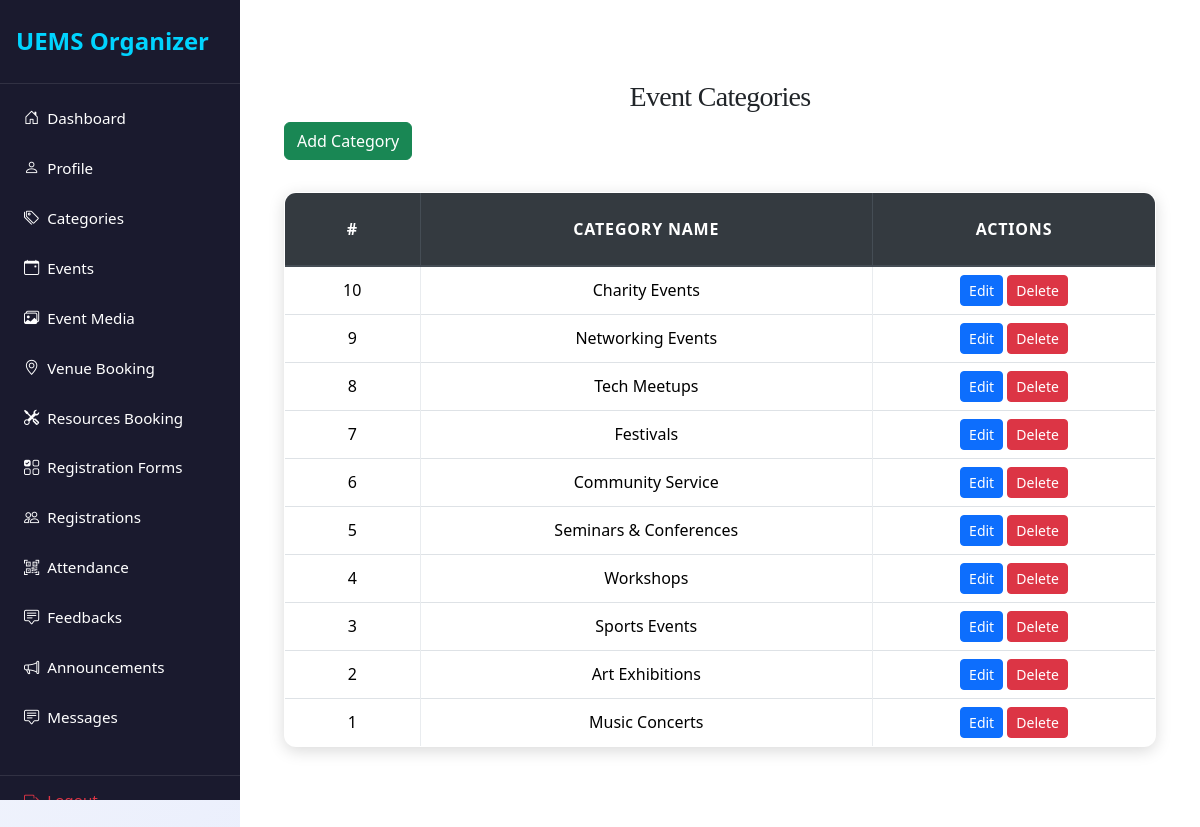
/organizer/categories.php (signed in), run on the app's committed database.
### tables this page shows
CREATE TABLE `event_categories` (
  `id` int(11) NOT NULL,
  `name` varchar(100) NOT NULL
);

### organizer/categories.php (the view, shortened to what this page needs)
<?php
include('../config.php');
$result = $conn->query("SELECT * FROM event_categories ORDER BY id DESC");
?>
<!DOCTYPE html>
<html lang="en">
<head>
    <link rel="stylesheet" href="https://maxcdn.bootstrapcdn.com/bootstrap/4.5.2/css/bootstrap.min.css">
    <link rel="stylesheet" href="../css/style.css">
</head>
<body>
<?php include('navbar.php'); ?>
    <div id="content">
<div class="container mt-5">
    <div class="">
        <h3>Event Categories</h3>
        <button class="btn btn-success" data-toggle="modal" data-target="#addModal">Add Category</button>
    </div>
    <table class="table table-bordered table-hover">
        <thead class="thead-dark">
            <tr>
                <th>#</th>
                <th>Category Name</th>
                <th>Actions</th>
            </tr>
        </thead>
        <tbody>
            <?php while($row = $result->fetch_assoc()): ?>
            <tr>
                <td><?= $row['id']; ?></td>
                <td><?= htmlspecialchars($row['name']); ?></td>
                <td>
                    <button class="btn btn-primary btn-sm"
                            data-toggle="modal"
                            data-target="#editModal"
                            data-id="<?= $row['id']; ?>"
                            data-name="<?= htmlspecialchars($row['name']); ?>">Edit</button>
                    <form method="POST" style="display:inline-block;" onsubmit="return confirm('Delete this category?');">
                        <button class="btn btn-danger btn-sm">Delete</button>
                    </form>
                </td>
            </tr>
            <?php endwhile; ?>
        </tbody>
    </table>
</div>
</body>
</html>

### css/style.css (style rules this page uses)
:root { --primary: #007bff; --secondary: #6c757d; --success: #28a745; --info: #17a2b8; --warning: #ffc107; --danger: #dc3545; --light: #f8f9fa; --dark: #2d3436; --accent: #ff6f61; --highlight: #6f42c1; --shadow: rgba(0, 0, 0, 0.15); --transition: all 0.3s ease-in-out; }
body { font-family: 'Inter', 'Segoe UI', Tahoma, Geneva, Verdana, sans-serif; background: linear-gradient(135deg, var(--light) 0%, #e0e7ff 100%); color: var(--dark); line-height: 1.8; margin: 0; padding: 0; min-height: 100vh; font-size: 16px; }
h1, h2, h3, h4 { text-align: center; margin: 2.5rem 0; font-family: 'Georgia', 'Times New Roman', serif; color: var(--dark); font-weight: 700; letter-spacing: -0.025em; }
h3 { font-size: 1.75rem; }
.container { max-width: 1200px; margin: 0 auto 3rem; padding: 0 1.5rem; }
.table { width: 100%; border-collapse: collapse; margin: 2rem 0; font-size: 1rem; background-color: #ffffff; border-radius: 12px; overflow: hidden; box-shadow: 0 4px 16px var(--shadow); transition: var(--transition); }
.table th, .table td { padding: 1.25rem; border: 1px solid #e9ecef; text-align: center; vertical-align: middle; }
.table thead th { background-color: rgb(0, 0, 0); color: white; font-weight: 600; text-transform: uppercase; letter-spacing: 0.05em; padding: 1.5rem; }
.table tbody tr { transition: var(--transition); }
.table tbody tr:nth-child(odd) { background-color: var(--light); }
.btn-primary { background-color: var(--primary); color: #fff; border: none; border-radius: 8px; padding: 0.75rem 1.5rem; font-size: 1rem; font-weight: 500; cursor: pointer; transition: var(--transition); display: inline-flex; align-items: center; justify-content: center; }

### organizer/navbar.php (style rules this page uses)
* { margin: 0; padding: 0; box-sizing: border-box; }
body { min-height: 100vh; display: flex; font-family: 'Segoe UI', Tahoma, Geneva, Verdana, sans-serif; background-color: #f5f5f5; }
#content { margin-left: 240px; flex: 1; padding: 2rem; background: #ffffff; min-height: 100vh; }

### data on the page
event_categories: id "10", name "Charity Events"
event_categories: id "9", name "Networking Events"
event_categories: id "8", name "Tech Meetups"
event_categories: id "7", name "Festivals"
event_categories: id "6", name "Community Service"
event_categories: id "5", name "Seminars & Conferences"
event_categories: id "4", name "Workshops"
event_categories: id "3", name "Sports Events"
event_categories: id "2", name "Art Exhibitions"
event_categories: id "1", name "Music Concerts"
